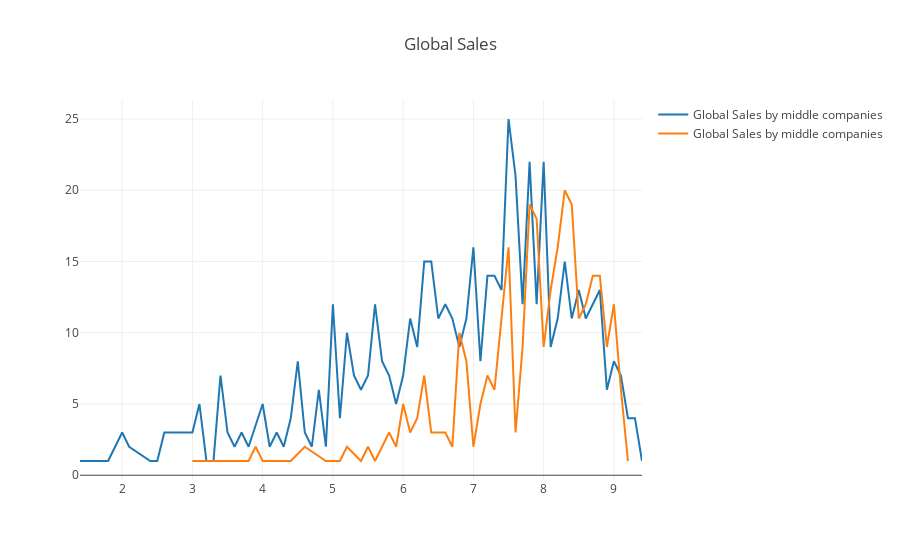

Notebook code for this chart:
### Code cell
trace1 = go.Scatter(
    x=df_act.index,
    y=df_act.User_Score,
    name='Global Sales by middle companies'
)

trace2 = go.Scatter(
    x=df_so.index,
    y=df_so.User_Score,
    name='Global Sales by middle companies'
)

layout = {'title': 'Global Sales'}
data = [trace1, trace2]

fig = go.Figure(data=data, layout=layout)
iplot(fig, show_link=False)

### Figure 1 — Plotly figure (JSON) as saved in the notebook; plotly's stock layout.template omitted (floating-point values rounded to 4 significant figures)
{"data": [{"name": "Global Sales by middle companies", "type": "scatter", "uid": "c15fcd89-79e8-471d-995b-21185b732374", "x": [9.4, 9.3, 9.2, 9.1, 9, 8.9, 8.8, 8.7, 8.6, 8.5, 8.4, 8.3, 8.2, 8.1, 8, 7.9, 7.8, 7.7, 7.6, 7.5, 7.4, 7.3, 7.2, 7.1, 7, 6.9, 6.8, 6.7, 6.6, 6.5, 6.4, 6.3, 6.2, 6.1, 6, 5.9, 5.8, 5.7, 5.6, 5.5, 5.4, 5.3, 5.2, 5.1, 5, 4.9, 4.8, 4.7, 4.6, 4.5, 4.4, 4.3, 4.2, 4.1, 4, 3.8, 3.7, 3.6, 3.5, 3.4, 3.3, 3.2, 3.1, 3, 2.8, 2.6, 2.5, 2.4, 2.1, 2, 1.8, 1.5, 1.4], "y": [1, 4, 4, 7, 8, 6, 13, 12, 11, 13, 11, 15, 11, 9, 22, 12, 22, 12, 21, 25, 13, 14, 14, 8, 16, 11, 9, 11, 12, 11, 15, 15, 9, 11, 7, 5, 7, 8, 12, 7, 6, 7, 10, 4, 12, 2, 6, 2, 3, 8, 4, 2, 3, 2, 5, 2, 3, 2, 3, 7, 1, 1, 5, 3, 3, 3, 1, 1, 2, 3, 1, 1, 1]}, {"name": "Global Sales by middle companies", "type": "scatter", "uid": "f6553b09-c6e1-4312-bfda-000b244b5802", "x": [9.2, 9.1, 9, 8.9, 8.8, 8.7, 8.6, 8.5, 8.4, 8.3, 8.2, 8.1, 8, 7.9, 7.8, 7.7, 7.6, 7.5, 7.4, 7.3, 7.2, 7.1, 7, 6.9, 6.8, 6.7, 6.6, 6.5, 6.4, 6.3, 6.2, 6.1, 6, 5.9, 5.8, 5.7, 5.6, 5.5, 5.4, 5.2, 5.1, 5, 4.9, 4.6, 4.4, 4.2, 4, 3.9, 3.8, 3.7, 3.1, 3], "y": [1, 6, 12, 9, 14, 14, 12, 11, 19, 20, 16, 13, 9, 18, 19, 9, 3, 16, 11, 6, 7, 5, 2, 8, 10, 2, 3, 3, 3, 7, 4, 3, 5, 2, 3, 2, 1, 2, 1, 2, 1, 1, 1, 2, 1, 1, 1, 2, 1, 1, 1, 1]}], "layout": {"title": "Global Sales"}}
